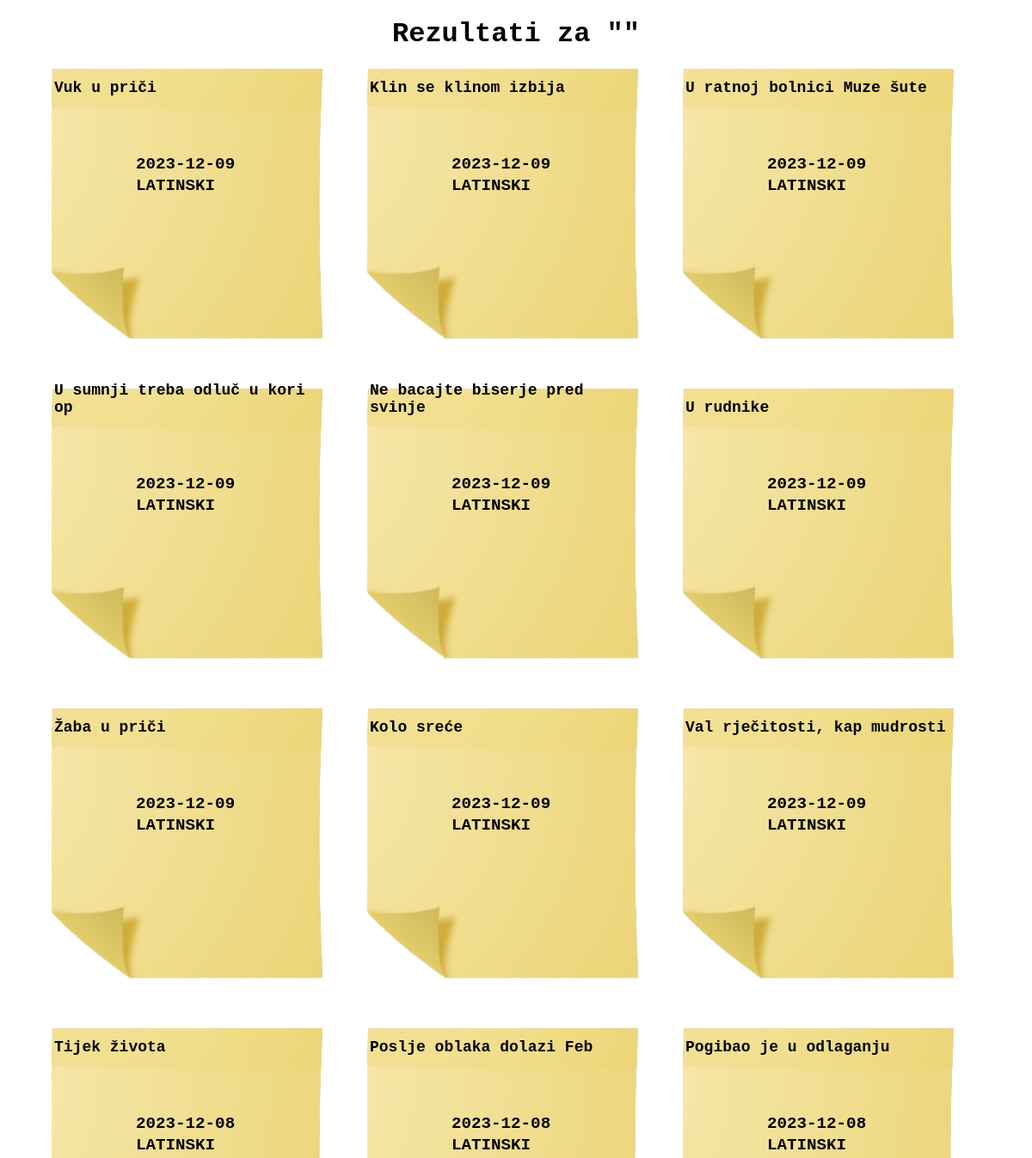
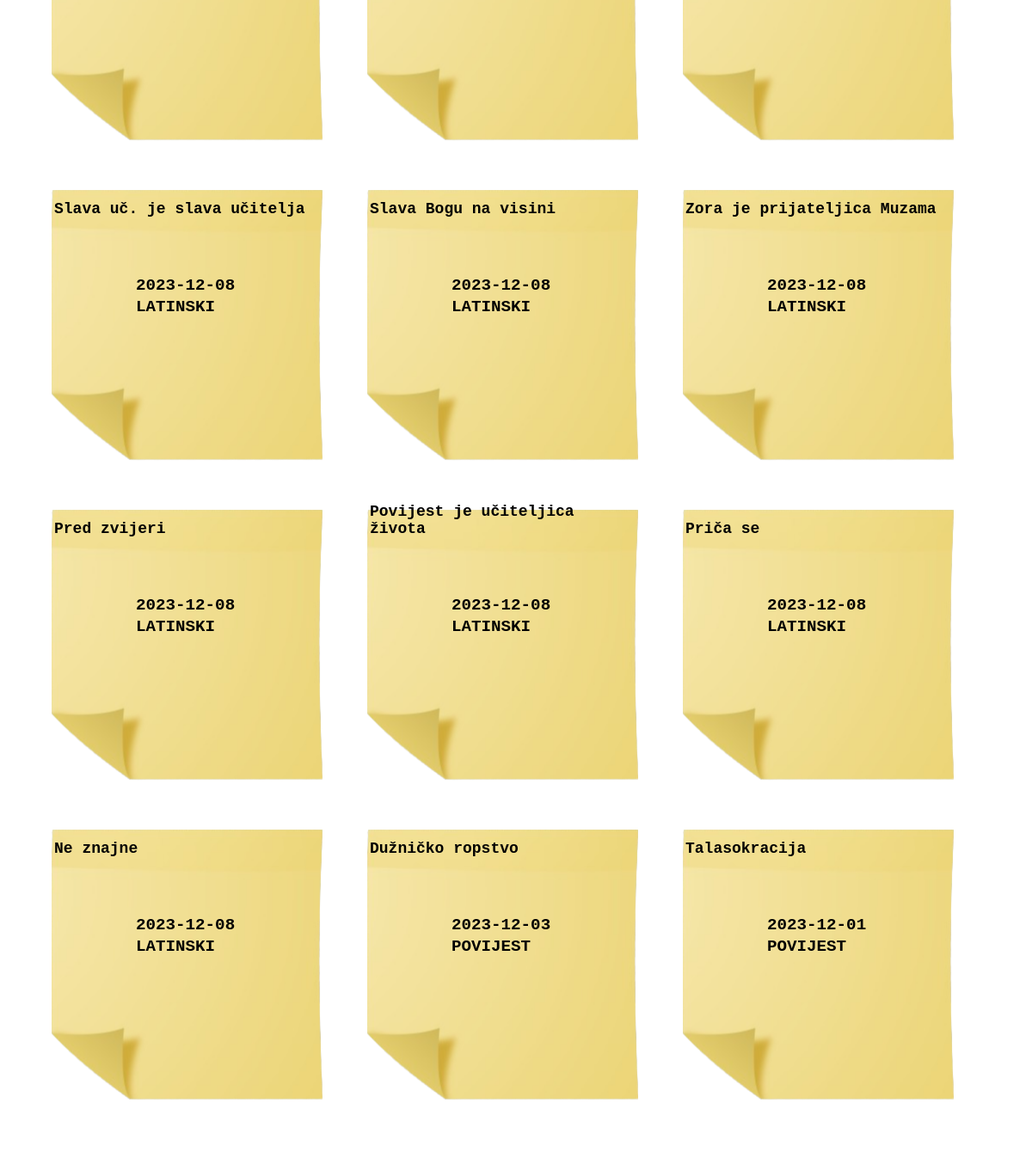
/pretraga, run on an earlier commit of the app's database (2 pictures, top to bottom).
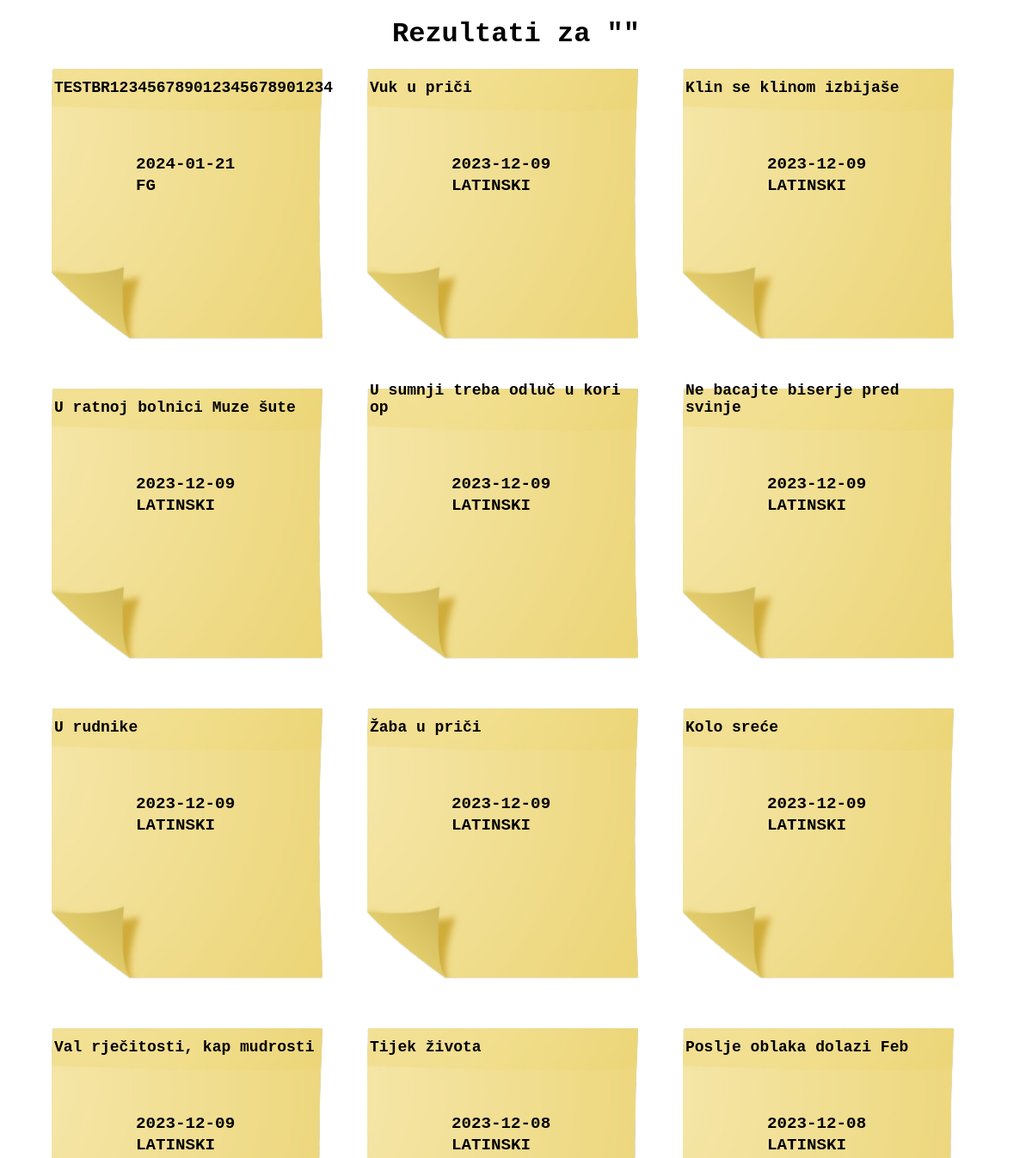
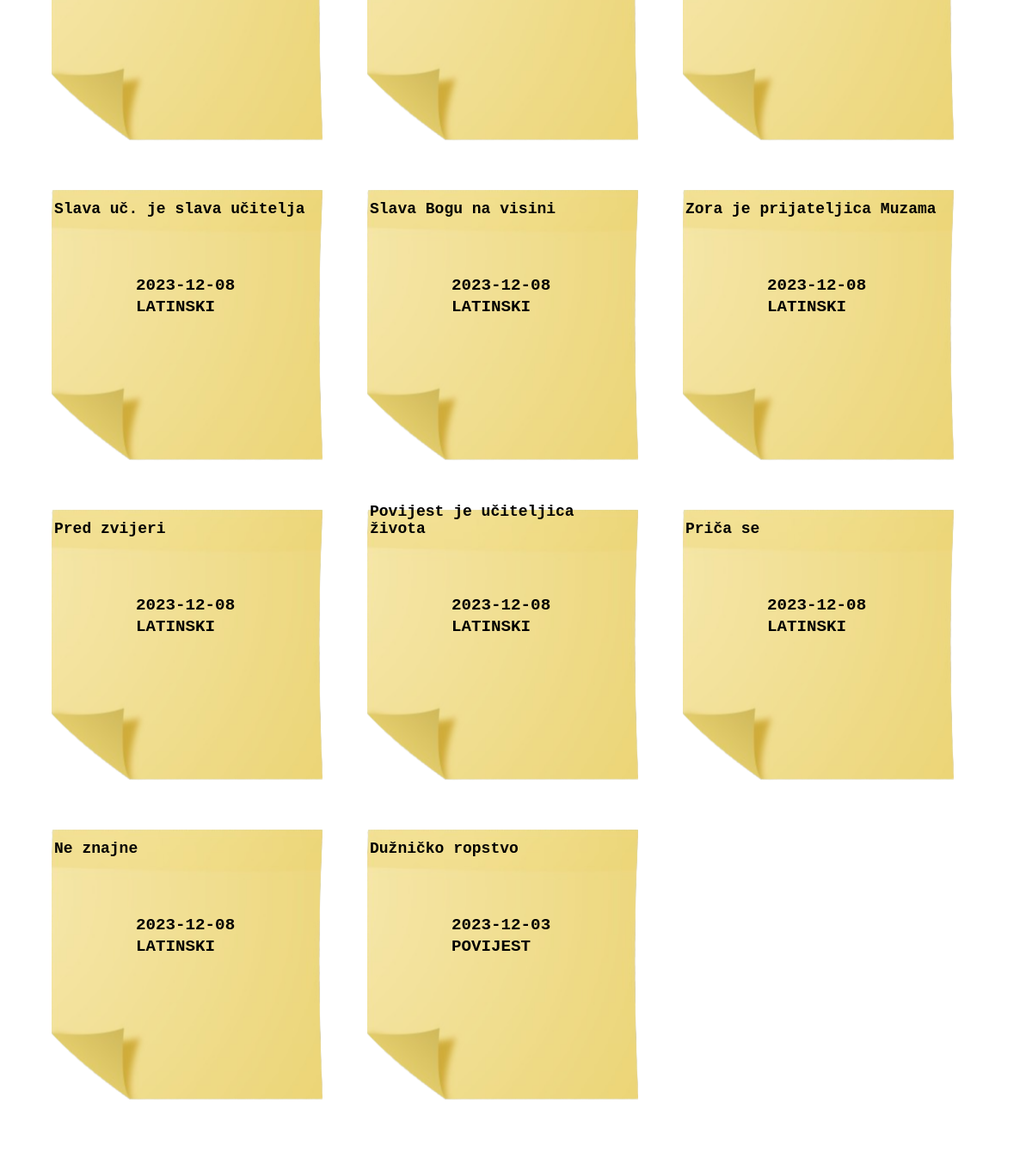
And on a later commit of the database (2 pictures, top to bottom).
### app.py (models this page shows, shortened)
class FunctionSite(functionDatabase.Model):
    id = functionDatabase.Column(functionDatabase.Integer, primary_key=True)
    name = functionDatabase.Column(functionDatabase.String(30), nullable=False, default=' ')
    description = functionDatabase.Column(functionDatabase.String(600), nullable=False, default=' ')
    language = functionDatabase.Column(functionDatabase.String(12), nullable=False, default=' ')
    date_created = functionDatabase.Column(functionDatabase.DateTime, default=datetime.utcnow)
    bookmark = functionDatabase.Column(functionDatabase.Boolean, default=False)

### app.py (the view)
@app.route('/pretraga')
def search():
    global func_search
    global isFound
    isFound = False
    functions = FunctionSite.query.order_by(FunctionSite.name).all()
    for function in functions:
        if (func_search.lower() in function.name.lower()) or (func_search.lower() in function.language.lower()):
            isFound = True
    return render_template('search.html', search=func_search, functions=functions, isFound=isFound)

### templates/search.html (shortened to what this page needs)
{% extends 'base.html' %}
{% block body %}
<div class="content">
    <h1 style="text-align: center; color: #000000; font-size: xx-large;">Rezultati za "{{ search }}"</h1>
    <table>
        <tr>
            <th style="width: 800px;"></th>
        </tr>
        {% for function in functions|sort(attribute='date_created', reverse=True) %}
            {% if search.lower() == function.name.lower() %}
                <meta http-equiv="refresh" content="0; /definicija/{{ function.id }}">
            {% elif (search.lower() in function.name.lower() or search.lower() in function.language.lower()) or (function.name.lower() in search.lower() or function.language.lower() in search.lower()) %}
                <tr>
                    <div style="position: relative; display: inline-block;">
                        <a href="/definicija/{{function.id}}" style="text-decoration: none;">
                            <img src="../static/images/note.png" style="width: 315px; height: 40; z-index: 1;  padding-left: 52px; padding-bottom: 52px;">
                            <div style="position: absolute; bottom: 225px; left: 150px; z-index: 2; color: black; font-weight: 700; font-size: larger;">
                                <font>{{ function.language.upper() }}</font>
                            </div>
                            <div style="position: absolute; bottom: 340px; left: 55px; z-index: 2; color: black; font-weight: 800; font-size: 18px; ">
                                <font>{{ function.name }}</font>
                            </div>
                            <div style="position: absolute; bottom: 250px; left: 150px; z-index: 2; color: black; font-weight: 700; font-size: larger;">
                                <font>{{ function.date_created.date() }}</font>
                            </div>
                        </a>
                    </div>
                </tr>
            {% endif %}
        {% endfor %}
    </table>
</div>
{% endblock %}

### templates/base.html (shortened to what this page needs)
<!DOCTYPE html>
<html lang="hr">
<head>
    <link rel="stylesheet" href="{{ url_for('static', filename='css/main.css') }}">
</head>
<body>
    {% block body %}{% endblock %}
</body>
</html>

### static/css/main.css (style rules this page uses)
body { font-family: Consolas, Menlo, Monaco, Lucida Console, Liberation Mono, DejaVu Sans Mono, Bitstream Vera Sans Mono, Courier New, monospace, serif; background-image: url('../images/Background.jpg'); background-repeat: no-repeat; background-attachment: fixed; background-size: cover; }
::placeholder { color: #4d4d4d; font-weight: bold; opacity: 1; }
table { border-collapse: collapse; margin-left: auto; margin-right: auto; }

What changed in the data, as far as the page shows it:
removed FunctionSite: language "LATINSKI", name "Pogibao je u odlaganju", date_created "2023-12-08"
removed FunctionSite: language "POVIJEST", name "Talasokracija", date_created "2023-12-01"
added FunctionSite: language "FG", name "TESTBR123456789012345678901234", date_created "2024-01-21"
changed FunctionSite: name "Klin se klinom izbija" → "Klin se klinom izbijaše"
